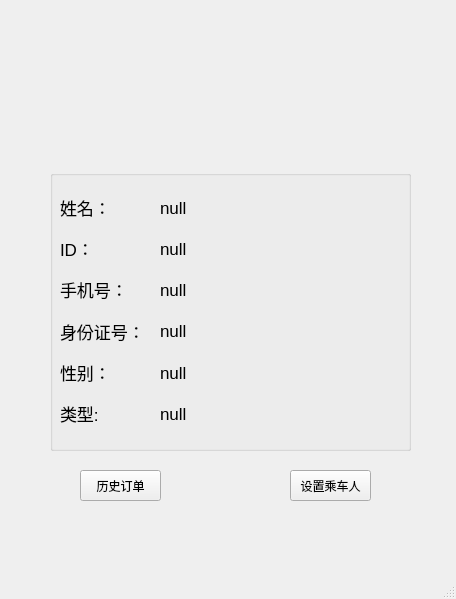
<?xml version="1.0" encoding="UTF-8"?>
<ui version="4.0">
 <class>UserUI</class>
 <widget class="QMainWindow" name="UserUI">
  <property name="geometry">
   <rect>
    <x>0</x>
    <y>0</y>
    <width>456</width>
    <height>599</height>
   </rect>
  </property>
  <property name="windowTitle">
   <string>MainWindow</string>
  </property>
  <widget class="QWidget" name="centralwidget">
   <widget class="QLabel" name="label">
    <property name="geometry">
     <rect>
      <x>-80</x>
      <y>620</y>
      <width>54</width>
      <height>12</height>
     </rect>
    </property>
    <property name="text">
     <string>TextLabel</string>
    </property>
   </widget>
   <widget class="QPushButton" name="pushButton_order">
    <property name="geometry">
     <rect>
      <x>80</x>
      <y>470</y>
      <width>81</width>
      <height>31</height>
     </rect>
    </property>
    <property name="font">
     <font>
      <pointsize>9</pointsize>
     </font>
    </property>
    <property name="text">
     <string>历史订单</string>
    </property>
   </widget>
   <widget class="QPushButton" name="pushButton_passager">
    <property name="geometry">
     <rect>
      <x>290</x>
      <y>470</y>
      <width>81</width>
      <height>31</height>
     </rect>
    </property>
    <property name="font">
     <font>
      <pointsize>9</pointsize>
     </font>
    </property>
    <property name="text">
     <string>设置乘车人</string>
    </property>
   </widget>
   <widget class="QGroupBox" name="groupBox">
    <property name="geometry">
     <rect>
      <x>50</x>
      <y>170</y>
      <width>361</width>
      <height>281</height>
     </rect>
    </property>
    <property name="title">
     <string/>
    </property>
    <widget class="QWidget" name="layoutWidget">
     <property name="geometry">
      <rect>
       <x>110</x>
       <y>20</y>
       <width>241</width>
       <height>241</height>
      </rect>
     </property>
     <layout class="QVBoxLayout" name="verticalLayout_2">
      <item>
       <widget class="QLabel" name="label_name">
        <property name="font">
         <font>
          <pointsize>13</pointsize>
         </font>
        </property>
        <property name="text">
         <string>null</string>
        </property>
       </widget>
      </item>
      <item>
       <widget class="QLabel" name="label_id">
        <property name="font">
         <font>
          <pointsize>13</pointsize>
         </font>
        </property>
        <property name="text">
         <string>null</string>
        </property>
       </widget>
      </item>
      <item>
       <widget class="QLabel" name="label_phoneNumber">
        <property name="font">
         <font>
          <pointsize>13</pointsize>
         </font>
        </property>
        <property name="text">
         <string>null</string>
        </property>
       </widget>
      </item>
      <item>
       <widget class="QLabel" name="label_cid">
        <property name="font">
         <font>
          <pointsize>13</pointsize>
         </font>
        </property>
        <property name="text">
         <string>null</string>
        </property>
       </widget>
      </item>
      <item>
       <widget class="QLabel" name="label_sex">
        <property name="font">
         <font>
          <pointsize>13</pointsize>
         </font>
        </property>
        <property name="text">
         <string>null</string>
        </property>
       </widget>
      </item>
      <item>
       <widget class="QLabel" name="label_type">
        <property name="font">
         <font>
          <pointsize>13</pointsize>
         </font>
        </property>
        <property name="text">
         <string>null</string>
        </property>
       </widget>
      </item>
     </layout>
    </widget>
    <widget class="QWidget" name="layoutWidget">
     <property name="geometry">
      <rect>
       <x>10</x>
       <y>20</y>
       <width>112</width>
       <height>241</height>
      </rect>
     </property>
     <layout class="QVBoxLayout" name="verticalLayout">
      <item>
       <widget class="QLabel" name="label_2">
        <property name="font">
         <font>
          <pointsize>13</pointsize>
         </font>
        </property>
        <property name="text">
         <string>姓名：</string>
        </property>
       </widget>
      </item>
      <item>
       <widget class="QLabel" name="label_3">
        <property name="font">
         <font>
          <pointsize>13</pointsize>
         </font>
        </property>
        <property name="text">
         <string>ID：</string>
        </property>
       </widget>
      </item>
      <item>
       <widget class="QLabel" name="label_6">
        <property name="font">
         <font>
          <pointsize>13</pointsize>
         </font>
        </property>
        <property name="text">
         <string>手机号：</string>
        </property>
       </widget>
      </item>
      <item>
       <widget class="QLabel" name="label_7">
        <property name="font">
         <font>
          <pointsize>13</pointsize>
         </font>
        </property>
        <property name="text">
         <string>身份证号：</string>
        </property>
       </widget>
      </item>
      <item>
       <widget class="QLabel" name="label_sex2">
        <property name="font">
         <font>
          <pointsize>13</pointsize>
         </font>
        </property>
        <property name="text">
         <string>性别：</string>
        </property>
       </widget>
      </item>
      <item>
       <widget class="QLabel" name="label_4">
        <property name="font">
         <font>
          <pointsize>13</pointsize>
         </font>
        </property>
        <property name="text">
         <string>类型:</string>
        </property>
       </widget>
      </item>
     </layout>
    </widget>
   </widget>
   <widget class="QLabel" name="label_he">
    <property name="geometry">
     <rect>
      <x>160</x>
      <y>20</y>
      <width>141</width>
      <height>141</height>
     </rect>
    </property>
    <property name="text">
     <string/>
    </property>
    <property name="pixmap">
     <pixmap resource="resouce.qrc">:/user.png</pixmap>
    </property>
    <property name="scaledContents">
     <bool>true</bool>
    </property>
   </widget>
   <widget class="QLabel" name="label_she">
    <property name="geometry">
     <rect>
      <x>150</x>
      <y>10</y>
      <width>161</width>
      <height>151</height>
     </rect>
    </property>
    <property name="text">
     <string/>
    </property>
    <property name="pixmap">
     <pixmap resource="resouce.qrc">:/user0.png</pixmap>
    </property>
    <property name="scaledContents">
     <bool>true</bool>
    </property>
   </widget>
   <zorder>groupBox</zorder>
   <zorder>label</zorder>
   <zorder>pushButton_order</zorder>
   <zorder>pushButton_passager</zorder>
   <zorder>label_he</zorder>
   <zorder>label_she</zorder>
  </widget>
  <widget class="QMenuBar" name="menubar">
   <property name="geometry">
    <rect>
     <x>0</x>
     <y>0</y>
     <width>456</width>
     <height>22</height>
    </rect>
   </property>
  </widget>
  <widget class="QStatusBar" name="statusbar"/>
 </widget>
 <resources>
  <include location="resouce.qrc"/>
 </resources>
 <connections/>
</ui>
